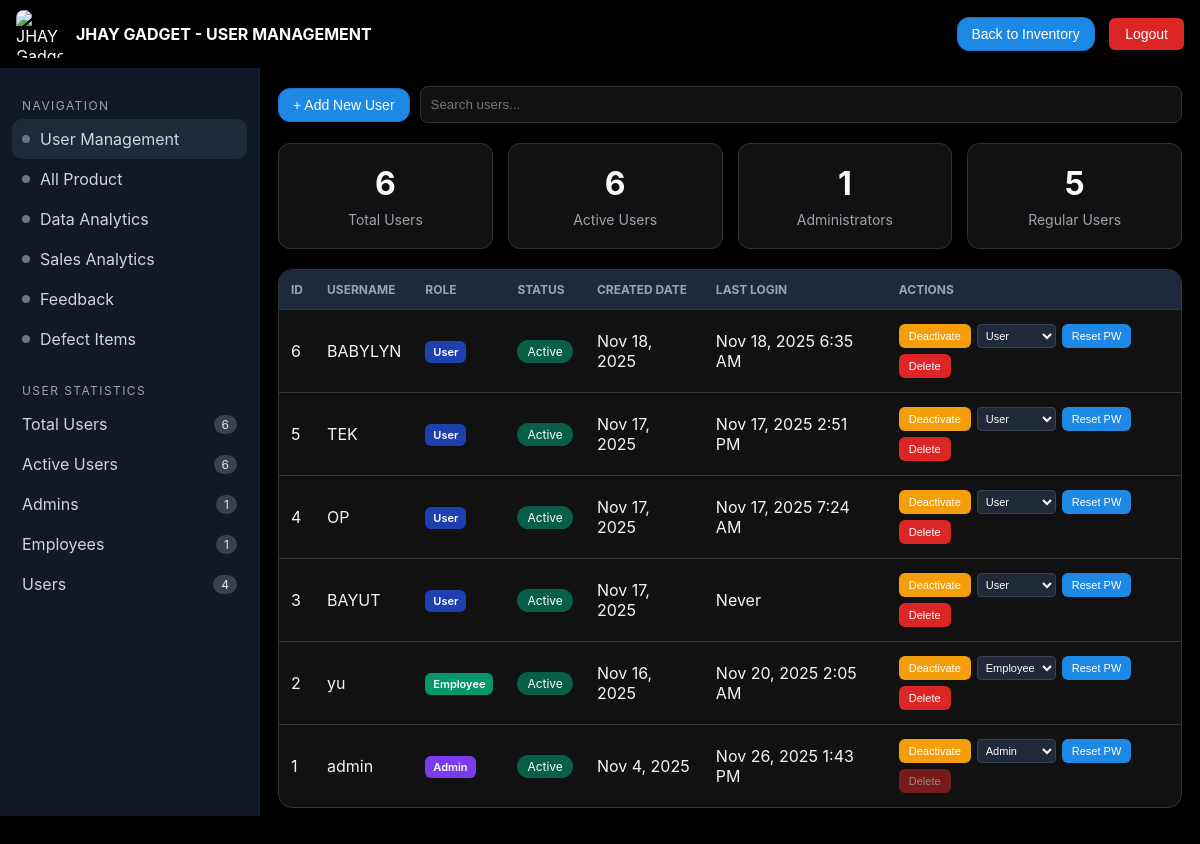
Screenshot of /user-management-admin.php (signed in) with the database file from the repository.
### tables this page shows
CREATE TABLE `users` (
  `id` int(11) NOT NULL,
  `username` varchar(50) NOT NULL,
  `password` varchar(255) NOT NULL,
  `fullname` varchar(150) NOT NULL,
  `email` varchar(100) DEFAULT NULL,
  `role` enum('admin','employee','user') NOT NULL DEFAULT 'user',
  `created_at` timestamp NOT NULL DEFAULT current_timestamp(),
  `last_login` timestamp NULL DEFAULT NULL,
  `is_active` tinyint(1) DEFAULT 1
);

### user-management-admin.php (the view, shortened to what this page needs)
<?php
include 'db.php';
$users = [];
$stmt = $db->prepare("SELECT id, username, role, created_at, last_login, is_active FROM users ORDER BY created_at DESC");
$stmt->execute();
$result = $stmt->get_result();
while ($row = $result->fetch_assoc()) {
    $users[] = $row;
}
$total_users = count($users);
$active_users = count(array_filter($users, function($u) { return $u['is_active']; }));
$admins_count = count(array_filter($users, function($u) { return $u['role'] === 'admin'; }));
$employees_count = count(array_filter($users, function($u) { return $u['role'] === 'employee'; }));
$users_count = count(array_filter($users, function($u) { return $u['role'] === 'user'; }));
?>
<!DOCTYPE html>
<html lang="en">
<head>
</head>
<body>
<header>
<div class="header-left">
  <div class="brand">
    <img id="brandLogo" alt="JHAY Gadget" src="img/jhay-gadget-logo.png.jpg" />
    <div><div class="title">JHAY GADGET - USER MANAGEMENT</div></div>
  </div>
</div>
<div>
  <button class="btn primary" onclick="location.href='fronttae-admin.php'" style="margin-right:10px;">Back to Inventory</button>
  <button class="logout-btn" onclick="location.href='logout.php'">Logout</button>
</div>
</header>
<div class="app">
<div class="shell">
<aside>
  <div class="navGroup">
    <div class="navTitle">Navigation</div>
    <a href="user-management-admin.php" class="chipRow" style="background:#1e293b;">
      <div class="chipLabel"><span class="dot"></span><span>User Management</span></div>
    </a>
    <a href="fronttae-admin.php" class="chipRow">
      <div class="chipLabel"><span class="dot"></span><span>All Product</span></div>
    </a>
    <a href="analytics-admin.php" class="chipRow">
      <div class="chipLabel"><span class="dot"></span><span>Data Analytics</span></div>
    </a>
    <a href="sales-graphs-admin.php" class="chipRow">
      <div class="chipLabel"><span class="dot"></span><span>Sales Analytics</span></div>
    </a>
    <a href="feedback-admin.php" class="chipRow">
      <div class="chipLabel"><span class="dot"></span><span>Feedback</span></div>
    </a>
    <a href="defect items management-admin.php" class="chipRow">
      <div class="chipLabel"><span class="dot"></span><span>Defect Items</span></div>
    </a>
  </div>
  <div class="navGroup">
    <div class="navTitle">User Statistics</div>
    <div class="chipRow">
      <div class="chipLabel"><span>Total Users</span></div><span class="badge"><?php echo $total_users; ?></span>
    </div>
    <div class="chipRow">
      <div class="chipLabel"><span>Active Users</span></div><span class="badge"><?php echo $active_users; ?></span>
    </div>
    <div class="chipRow">
      <div class="chipLabel"><span>Admins</span></div><span class="badge"><?php echo $admins_count; ?></span>
    </div>
    <div class="chipRow">
      <div class="chipLabel"><span>Employees</span></div><span class="badge"><?php echo $employees_count; ?></span>
    </div>
    <div class="chipRow">
      <div class="chipLabel"><span>Users</span></div><span class="badge"><?php echo $users_count; ?></span>
    </div>
  </div>
</aside>
<main>
<div class="toolbar">
  <button class="btn primary" id="addUserBtn">+ Add New User</button>
  <div class="search-container">
    <input type="text" id="userSearch" class="search-input" placeholder="Search users..." onkeyup="searchUsers()">
  </div>
</div>
<div class="stats-grid">
  <div class="stat-card">
    <div class="stat-number"><?php echo $total_users; ?></div>
    <div class="stat-label">Total Users</div>
  </div>
  <div class="stat-card">
    <div class="stat-number"><?php echo $active_users; ?></div>
    <div class="stat-label">Active Users</div>
  </div>
  <div class="stat-card">
    <div class="stat-number"><?php echo $admins_count; ?></div>
    <div class="stat-label">Administrators</div>
  </div>
  <div class="stat-card">
    <div class="stat-number"><?php echo $employees_count + $users_count; ?></div>
    <div class="stat-label">Regular Users</div>
  </div>
</div>
<div class="card">
<table id="usersTable">
<thead>
<tr>
  <th>ID</th>
  <th>Username</th>
  <th>Role</th>
  <th>Status</th>
  <th>Created Date</th>
  <th>Last Login</th>
  <th>Actions</th>
</tr>
</thead>
<tbody id="usersTableBody">
<?php foreach ($users as $user): ?>
<tr data-id="<?php echo $user['id']; ?>" data-username="<?php echo htmlspecialchars($user['username']); ?>" data-role="<?php echo $user['role']; ?>">
  <td><?php echo $user['id']; ?></td>
  <td><?php echo htmlspecialchars($user['username']); ?></td>
  <td>
    <span class="role-badge role-<?php echo $user['role']; ?>">
      <?php echo ucfirst($user['role']); ?>
    </span>
  </td>
  <td>
    <span class="status <?php echo $user['is_active'] ? 'active' : 'inactive'; ?>">
      <?php echo $user['is_active'] ? 'Active' : 'Inactive'; ?>
    </span>
  </td>
  <td><?php echo date('M j, Y', strtotime($user['created_at'])); ?></td>
  <td><?php echo $user['last_login'] ? date('M j, Y g:i A', strtotime($user['last_login'])) : 'Never'; ?></td>
  <td>
    <div class="action-buttons">
      <button class="action-btn toggle"
              onclick="toggleUserStatus(<?php echo $user['id']; ?>, <?php echo $user['is_active'] ? 'true' : 'false'; ?>)"
              title="<?php echo $user['is_active'] ? 'Deactivate User' : 'Activate User'; ?>">
        <?php echo $user['is_active'] ? 'Deactivate' : 'Activate'; ?>
      </button>
      <select class="role-select" data-user-id="<?php echo $user['id']; ?>" style="padding:4px;border-radius:4px;background:#1f2937;color:white;border:1px solid #374151;font-size:11px;">
        <option value="user" <?php echo $user['role'] == 'user' ? 'selected' : ''; ?>>User</option>
        <option value="employee" <?php echo $user['role'] == 'employee' ? 'selected' : ''; ?>>Employee</option>
        <option value="admin" <?php echo $user['role'] == 'admin' ? 'selected' : ''; ?>>Admin</option>
      </select>
      <button class="action-btn reset" onclick="resetPassword(<?php echo $user['id']; ?>, '<?php echo htmlspecialchars($user['username']); ?>')" title="Reset Password">Reset PW</button>
      <?php if ($user['id'] != $_SESSION['user_id']): ?>
      <button class="action-btn delete" onclick="deleteUser(<?php echo $user['id']; ?>, '<?php echo htmlspecialchars($user['username']); ?>')" title="Delete User">Delete</button>
      <?php else: ?>
      <button class="action-btn delete" disabled title="Cannot delete your own account">Delete</button>
      <?php endif; ?>
    </div>
  </td>
</tr>
<?php endforeach; ?>
</tbody>
</table>
</div>
</main>
</div>
</div>
</body>
</html>

### user-management-admin.php (style rules this page uses)
:root { --blue:#1e88e5; --blue-600:#1976d2; --ink:#0f172a; --ink-2:#111827; --bg:#000; --card:#111; --border:#333; --muted:#9ca3af; --accent:#22c55e; --danger:#dc2626; --warning:#f59e0b; --success:#22c55e; }
* { box-sizing:border-box; }
html,body { height:100%;margin:0; }
body { font-family: Inter, system-ui, -apple-system, Segoe UI, Roboto, "Helvetica Neue", Arial; color:#f9fafb; background:var(--bg); }
.app { display:grid; grid-template-rows:auto 1fr; height:100%; }
header { background:var(--black); color:#fff; display:flex; align-items:center; justify-content:space-between; padding:10px 16px; box-shadow:0 2px 0 rgba(0,0,0,.5); }
.header-left { display:flex; align-items:center; gap:16px; }
.brand { display:flex;align-items:center;gap:12px;min-width:220px; }
.brand img { width:48px;height:48px;border-radius:8px;border:3px solid var(--black);object-fit:contain; }
.brand .title { font-weight:700; }
.logout-btn { background: #dc2626; color: white; border: none; padding: 8px 16px; border-radius: 6px; cursor: pointer; font-size: 14px; transition: background 0.2s; }
.shell { display:grid; grid-template-columns:260px 1fr; height:calc(100vh - 52px); }
aside { background:var(--ink-2); color:#d1d5db; padding:14px 12px; overflow:auto; border-right:1px solid #222; }
.navGroup { margin:10px 0 18px; }
.navTitle { font-size:12px;text-transform:uppercase;letter-spacing:.12em;color:var(--muted);padding:6px 10px; }
.chipRow { display:flex;align-items:center;justify-content:space-between;padding:10px;border-radius:10px;text-decoration:none;color:inherit;cursor:pointer; }
.chipLabel { display:flex;align-items:center;gap:10px; }
.dot { width:8px;height:8px;border-radius:999px;background:#6b7280; }
.badge { background:#374151;color:#e5e7eb;font-size:12px;padding:2px 8px;border-radius:999px; }
main { padding:18px;overflow:auto; }
.toolbar { display:flex;gap:10px;align-items:center;margin-bottom:20px; }
.btn { background:#111;border:1px solid var(--border);border-radius:12px;padding:8px 14px;cursor:pointer;color:#fff;text-decoration:none;display:inline-flex;align-items:center;gap:6px;font-size:14px; }
.btn.primary { background:var(--blue);color:#fff;border-color:var(--blue-600); }
.card { background:var(--card);border:1px solid var(--border);border-radius:14px;overflow:auto;margin-bottom:20px; }
table { width:100%;border-collapse:separate;border-spacing:0;color:#f1f5f9; }
thead th { font-size:12px;text-transform:uppercase;color:#9ca3af;background:#1e293b;text-align:left;padding:12px; }
tbody td { padding:14px 12px;border-top:1px solid var(--border); }
.status { display:inline-flex;align-items:center;gap:8px;padding:4px 10px;border-radius:999px;font-size:12px; }
.status.active { background:#065f46;color:white; }
.role-badge { display:inline-block;padding:4px 8px;border-radius:6px;font-size:11px;font-weight:600; }
.role-admin { background:#7c3aed;color:white; }
.role-employee { background:#059669;color:white; }
.role-user { background:#1e40af;color:white; }
.action-buttons { display:flex;gap:6px;flex-wrap:wrap; }
.action-btn { padding:6px 10px;border:none;border-radius:6px;cursor:pointer;font-size:11px;white-space:nowrap;text-decoration:none;display:inline-block; }
.action-btn.toggle { background:var(--warning);color:white; }
.action-btn.delete { background:var(--danger);color:white; }
.action-btn.reset { background:var(--blue);color:white; }
.action-btn:disabled { opacity:0.5;cursor:not-allowed; }
.stats-grid { display:grid;grid-template-columns:repeat(auto-fit, minmax(200px, 1fr));gap:15px;margin-bottom:20px; }
.stat-card { background:var(--card);padding:20px;border-radius:12px;border:1px solid var(--border);text-align:center; }
.stat-number { font-size:32px;font-weight:bold;margin-bottom:8px; }
.stat-label { color:var(--muted);font-size:14px; }
.search-container { flex:1; }
.search-input { width:100%;padding:10px;border-radius:8px;border:1px solid var(--border);background:var(--card);color:#fff; }

### rows the page displays
users: id "6", username "BABYLYN", role "User", is_active "Active", created_at "Nov 18, 2025", last_login "Nov 18, 2025 6:35 AM", role+id "User"
users: id "5", username "TEK", role "User", is_active "Active", created_at "Nov 17, 2025", last_login "Nov 17, 2025 2:51 PM", role+id "User"
users: id "4", username "OP", role "User", is_active "Active", created_at "Nov 17, 2025", last_login "Nov 17, 2025 7:24 AM", role+id "User"
users: id "3", username "BAYUT", role "User", is_active "Active", created_at "Nov 17, 2025", shows "Never", role+id "User"
users: id "2", username "yu", role "Employee", is_active "Active", created_at "Nov 16, 2025", last_login "Nov 20, 2025 2:05 AM", role+id "Employee"
users: id "1", username "admin", role "Admin", is_active "Active", created_at "Nov 4, 2025", last_login "Nov 26, 2025 1:43 PM", role+id "Admin", shows "Delete"

### other values shown
$total_users "6"
$active_users "6"
$admins_count "1"
$employees_count "1"
$users_count "4"
$employees_count + $users_count "5"
